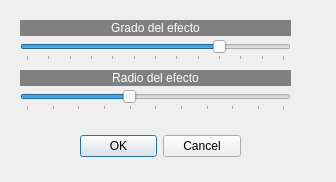
<?xml version="1.0" encoding="UTF-8"?>
<ui version="4.0">
 <class>pinchar_estirar</class>
 <widget class="QDialog" name="pinchar_estirar">
  <property name="geometry">
   <rect>
    <x>0</x>
    <y>0</y>
    <width>336</width>
    <height>182</height>
   </rect>
  </property>
  <property name="windowTitle">
   <string>Efecto de pinchar/estirar</string>
  </property>
  <widget class="QDialogButtonBox" name="buttonBox">
   <property name="geometry">
    <rect>
     <x>80</x>
     <y>130</y>
     <width>161</width>
     <height>32</height>
    </rect>
   </property>
   <property name="orientation">
    <enum>Qt::Horizontal</enum>
   </property>
   <property name="standardButtons">
    <set>QDialogButtonBox::Cancel|QDialogButtonBox::Ok</set>
   </property>
  </widget>
  <widget class="QLabel" name="label">
   <property name="geometry">
    <rect>
     <x>20</x>
     <y>20</y>
     <width>271</width>
     <height>16</height>
    </rect>
   </property>
   <property name="styleSheet">
    <string notr="true">background-color: rgb(128, 128, 128);
color: rgb(255, 255, 255);</string>
   </property>
   <property name="text">
    <string>Grado del efecto</string>
   </property>
   <property name="alignment">
    <set>Qt::AlignCenter</set>
   </property>
  </widget>
  <widget class="QSlider" name="horizontalSlider_2">
   <property name="geometry">
    <rect>
     <x>20</x>
     <y>90</y>
     <width>271</width>
     <height>21</height>
    </rect>
   </property>
   <property name="minimum">
    <number>1</number>
   </property>
   <property name="maximum">
    <number>500</number>
   </property>
   <property name="value">
    <number>200</number>
   </property>
   <property name="orientation">
    <enum>Qt::Horizontal</enum>
   </property>
   <property name="tickPosition">
    <enum>QSlider::TicksBelow</enum>
   </property>
   <property name="tickInterval">
    <number>50</number>
   </property>
  </widget>
  <widget class="QSlider" name="horizontalSlider">
   <property name="geometry">
    <rect>
     <x>20</x>
     <y>40</y>
     <width>271</width>
     <height>21</height>
    </rect>
   </property>
   <property name="minimum">
    <number>-60</number>
   </property>
   <property name="maximum">
    <number>60</number>
   </property>
   <property name="pageStep">
    <number>16</number>
   </property>
   <property name="value">
    <number>30</number>
   </property>
   <property name="orientation">
    <enum>Qt::Horizontal</enum>
   </property>
   <property name="tickPosition">
    <enum>QSlider::TicksBelow</enum>
   </property>
   <property name="tickInterval">
    <number>10</number>
   </property>
  </widget>
  <widget class="QLabel" name="label_2">
   <property name="geometry">
    <rect>
     <x>20</x>
     <y>70</y>
     <width>271</width>
     <height>16</height>
    </rect>
   </property>
   <property name="styleSheet">
    <string notr="true">background-color: rgb(128, 128, 128);
color: rgb(255, 255, 255);</string>
   </property>
   <property name="text">
    <string>Radio del efecto</string>
   </property>
   <property name="alignment">
    <set>Qt::AlignCenter</set>
   </property>
  </widget>
 </widget>
 <resources/>
 <connections>
  <connection>
   <sender>buttonBox</sender>
   <signal>accepted()</signal>
   <receiver>pinchar_estirar</receiver>
   <slot>accept()</slot>
   <hints>
    <hint type="sourcelabel">
     <x>248</x>
     <y>254</y>
    </hint>
    <hint type="destinationlabel">
     <x>157</x>
     <y>274</y>
    </hint>
   </hints>
  </connection>
  <connection>
   <sender>buttonBox</sender>
   <signal>rejected()</signal>
   <receiver>pinchar_estirar</receiver>
   <slot>reject()</slot>
   <hints>
    <hint type="sourcelabel">
     <x>316</x>
     <y>260</y>
    </hint>
    <hint type="destinationlabel">
     <x>286</x>
     <y>274</y>
    </hint>
   </hints>
  </connection>
 </connections>
</ui>
